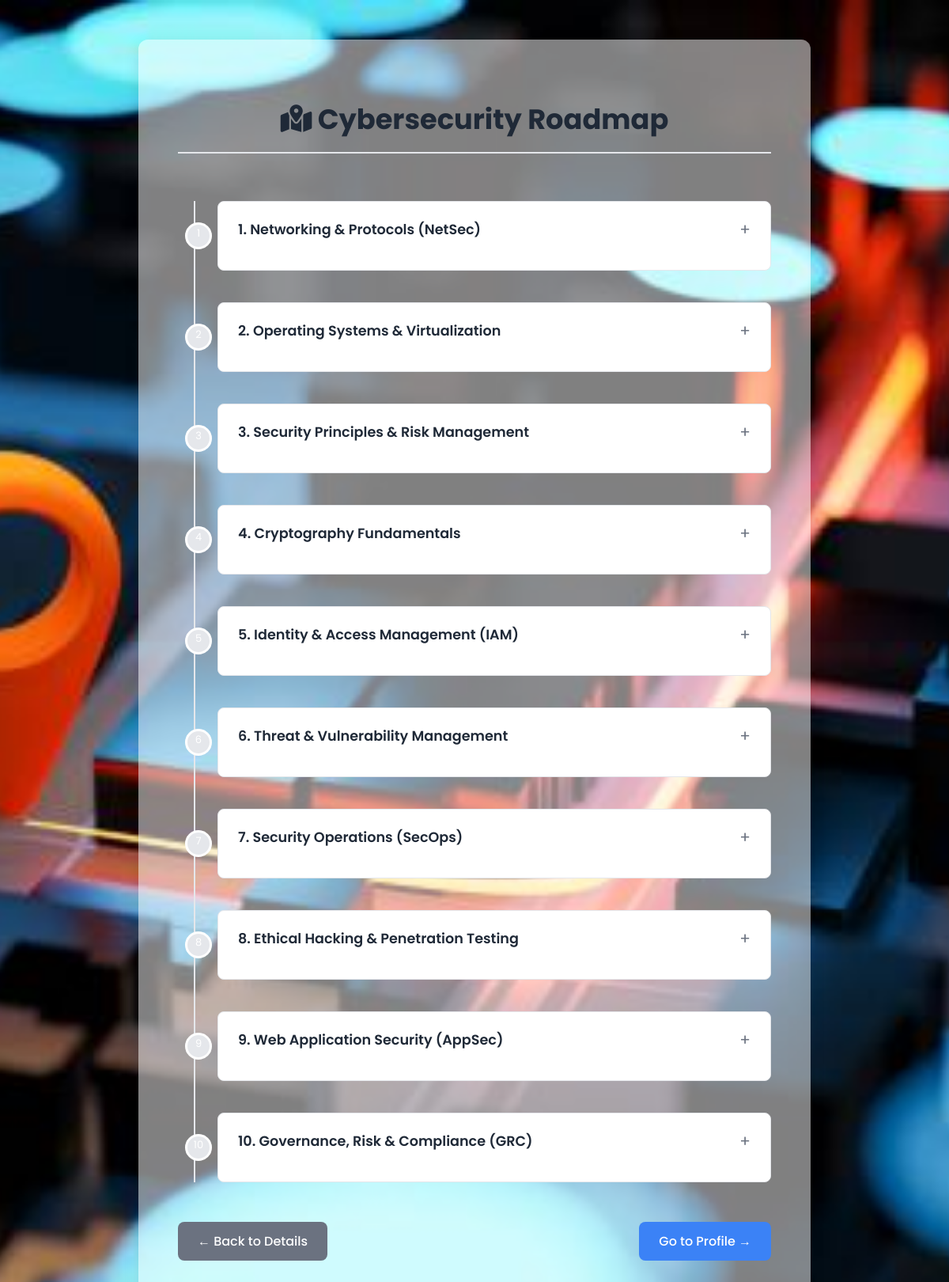
Page /roadmap.php?course_id=2 (signed in) on the committed database.
### tables this page shows
CREATE TABLE `courses` (
  `course_id` int(11) NOT NULL,
  `name` varchar(255) NOT NULL,
  `description` text DEFAULT NULL,
  `duration` varchar(50) NOT NULL,
  `Instructor_name` varchar(100) NOT NULL,
  `category` varchar(255) DEFAULT NULL,
  `image_path` varchar(255) DEFAULT NULL,
  `short_intro` text DEFAULT NULL
);

CREATE TABLE `roadmaps` (
  `roadmap_id` int(11) NOT NULL,
  `course_id` int(11) NOT NULL,
  `step_number` int(3) NOT NULL,
  `step_title` varchar(255) NOT NULL,
  `step_description` text NOT NULL,
  `status` enum('Pending','Active','Completed') NOT NULL DEFAULT 'Pending',
  `created_at` timestamp NOT NULL DEFAULT current_timestamp()
);

### roadmap.php (the view, shortened to what this page needs)
<?php
$servername = "localhost";
$username = "root";
$password = "";
$dbname = "course_recommender_db";
$conn = new mysqli($servername, $username, $password, $dbname);
$course_id = $_GET['course_id'] ?? null;
$course_stmt = $conn->prepare("SELECT name FROM courses WHERE course_id = ?");
$course_stmt->bind_param("i", $course_id);
$course_stmt->execute();
$course = $course_stmt->get_result()->fetch_assoc();
$user_id = $_SESSION['user_id'];
$stmt = $conn->prepare("SELECT step_number, step_title, step_description FROM roadmaps WHERE course_id = ? ORDER BY step_number ASC");
$stmt->bind_param("i", $course_id);
$stmt->execute();
$result = $stmt->get_result();
?>
<!DOCTYPE html>
<html lang="en">
<head>
<link rel="stylesheet" href="https://cdnjs.cloudflare.com/ajax/libs/font-awesome/6.5.2/css/all.min.css" />
</head>
<body>
<div class="container">
    <h1><i class="fas fa-map-marked-alt"></i> <?= htmlspecialchars($course['name']) ?> Roadmap</h1>
    <div class="roadmap-container">
        <?php while ($row = $result->fetch_assoc()):
            $step_num = $row['step_number'];
            $prog_stmt = $conn->prepare("SELECT progress_id FROM user_roadmap_progress WHERE user_id = ? AND course_id = ? AND step_number = ?");
            $prog_stmt->bind_param("iii", $user_id, $course_id, $step_num);
            $prog_stmt->execute();
            $is_completed = $prog_stmt->get_result()->num_rows > 0;
        ?>
            <div id="step-<?= $step_num ?>" class="roadmap-step <?= $is_completed ? 'status-completed' : '' ?>" data-step="<?= $step_num ?>">
                <div class="step-header">
                    <span class="step-title"><?= $step_num ?>. <?= htmlspecialchars($row['step_title']) ?></span>
                    <span class="toggle-icon">+</span>
                </div>
            </div>
        <?php endwhile; ?>
    </div>
    <div class="button-row">
        <a href="course_details.php?course_id=<?= $course_id ?>" class="back-btn">← Back to Details</a>
        <a href="profile.php" class="profile-btn">Go to Profile →</a>
    </div>
</div>
</body>
</html>

### roadmap.php (style rules this page uses)
:root { --bg-color: #f3f4f6; --card-bg-primary: #ffffff; --text-dark: #1f2937; --text-muted: #6b7280; --primary-accent: #3b82f6; --timeline-line: #e5e7eb; }
* { box-sizing: border-box; font-family: 'Poppins', sans-serif; }
body { background: var(--bg-color) url('images/roadmap2.jpg') no-repeat center center fixed; background-size: cover; color: var(--text-dark); margin: 0; padding: 50px 20px; }
.container { background: rgba(255, 255, 255, 0.50); max-width: 850px; margin: auto; border-radius: 12px; padding: 50px; box-shadow: 0 5px 20px rgba(0, 0, 0, 0.1); }
h1 { text-align: center; margin-bottom: 60px; font-size: 2.2rem; border-bottom: 2px solid var(--timeline-line); padding-bottom: 15px; }
.roadmap-container { position: relative; padding-left: 50px; }
.roadmap-container::before { content: ''; position: absolute; top: 0; bottom: 0; left: 20px; width: 2px; background: var(--timeline-line); }
.roadmap-step { position: relative; background: var(--card-bg-primary); margin: 40px 0; padding: 20px 25px; border-radius: 8px; border: 1px solid var(--timeline-line); transition: 0.3s ease-in-out; cursor: pointer; }
.roadmap-step::before { content: attr(data-step); position: absolute; left: -42px; top: 50%; transform: translateY(-50%); width: 28px; height: 28px; background: var(--timeline-line); color: #fff; border: 3px solid var(--card-bg-primary); border-radius: 50%; text-align: center; line-height: 22px; font-size: 13px; z-index: 10; }
.step-header { display: flex; justify-content: space-between; align-items: center; }
.step-title { font-weight: 600; font-size: 1.1rem; }
.toggle-icon { font-size: 20px; color: var(--text-muted); transition: transform 0.3s; }
.button-row { display: flex; justify-content: space-between; align-items: center; margin-top: 50px; }
.back-btn, .profile-btn { display: inline-block; color: #fff; padding: 12px 25px; text-decoration: none; border-radius: 8px; transition: 0.3s ease-in-out; font-weight: 500; }
.back-btn { background-color: var(--text-muted); }
.profile-btn { background-color: var(--primary-accent); }

### rows in the picture
courses: name "Cybersecurity"
roadmaps: step_number "1", step_title "Networking & Protocols (NetSec)"
roadmaps: step_number "2", step_title "Operating Systems & Virtualization"
roadmaps: step_number "3", step_title "Security Principles & Risk Management"
roadmaps: step_number "4", step_title "Cryptography Fundamentals"
roadmaps: step_number "5", step_title "Identity & Access Management (IAM)"
roadmaps: step_number "6", step_title "Threat & Vulnerability Management"
roadmaps: step_number "7", step_title "Security Operations (SecOps)"
roadmaps: step_number "8", step_title "Ethical Hacking & Penetration Testing"
roadmaps: step_number "9", step_title "Web Application Security (AppSec)"
roadmaps: step_number "10", step_title "Governance, Risk & Compliance (GRC)"
